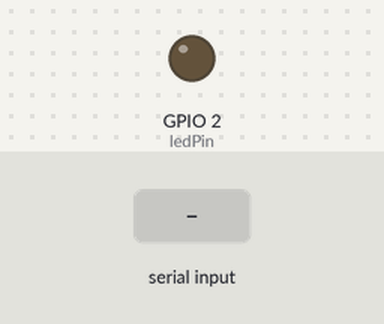
This sketch was run on a simulated ESP32. On the bench: output pins drawn as LEDs (lit = HIGH). The inputs (shaded band) are chosen by the test bench. Nothing arrives over Bluetooth unless stated.

Above: at 1.2 s.
1.3 s: "1" received over the second serial link
At 1.6 s:
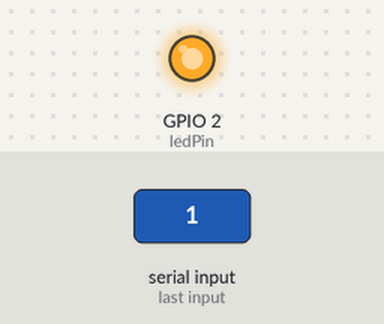
2.8 s: "0" received over the second serial link
At 3.9 s:
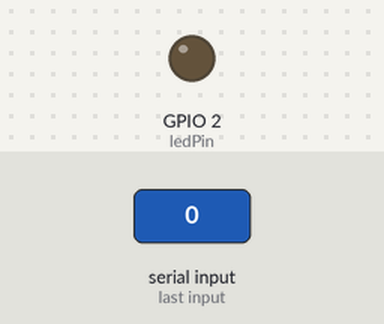
Timing chart, 0 to 5.8 s (numbered marks = the images above; inputs shaded):
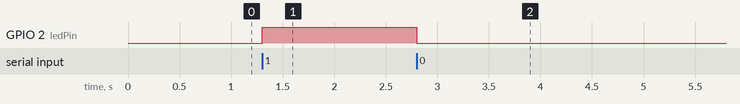

The sketch:

bluetooth.ino
```cpp
#include <BluetoothSerial.h> // by Henry Abrahamsen

BluetoothSerial SerialBT;

const int ledPin = 2; // GPIO pin for the LED

void setup() {
  Serial.begin(115200);
  SerialBT.begin("ESP32_BT_LED"); // Bluetooth device name
  pinMode(ledPin, OUTPUT);
}

void loop() {
  if (SerialBT.available()) {
    char command = SerialBT.read();
    if (command == '1') {
      digitalWrite(ledPin, HIGH); // Turn ON the LED
    } else if (command == '0') {
      digitalWrite(ledPin, LOW); // Turn OFF the LED
    }
  }
}
```

Measured:
- after the input at 1.3 s, GPIO 2 (ledPin): LOW → HIGH at once
- after the input at 2.8 s, GPIO 2 (ledPin): HIGH → LOW at once
